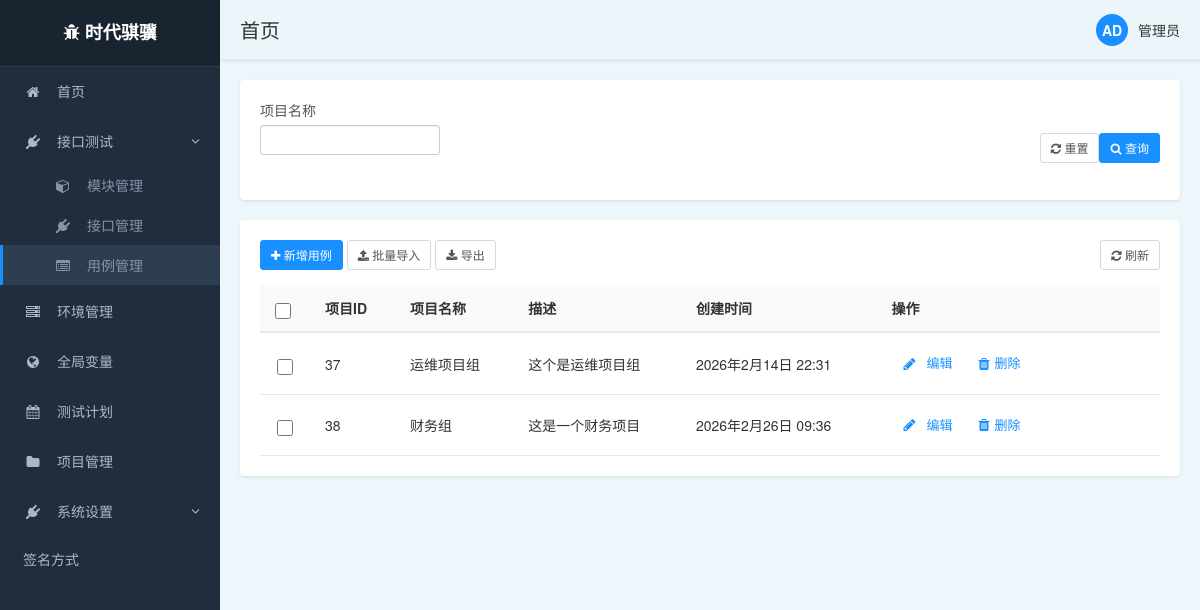
The app's page /front/project/list/ with its own data.
### front/models.py (models this page shows, shortened)
class project(models.Model):
    prj_id = models.AutoField(primary_key=True, null=False)
    prj_name = models.CharField(max_length=50)
    description = models.CharField(max_length=100)
    created_time = models.DateTimeField(auto_now_add=True)
    class Meta:
        db_table = 'project'  # 明确指定表名
        verbose_name = '项目表'

### front/views.py (the view)
# urls.py: path('project/list/', views.project_list,name='project_list'),
def project_list(request):
    if request.method == 'GET':
        data_dic = {}
        search_data = request.GET.get('q', '')
        if search_data:
            data_dic["mobile__contains"] = search_data
        querylist = models.project.objects.filter(**data_dic)
        return render(request, 'project/project_list.html', {"querylist": querylist})
    form = forms.projectModelForm(request.POST)
    if form.is_valid():
        form.save()
        return redirect('/front/project/list')

### templates/project/project_list.html (shortened to what this page needs)
{% extends "../base1.html" %}
{% block body %}
        <div class="filter-panel">
            <div class="filter-row">
                <div class="filter-item">
                    <label for="project">项目名称</label>
                    <input id="project" class="form-control input-sm">
                </div>
        </div>
            <div class="filter-actions">
                <button type="button" class="btn btn-default btn-sm btn-outline">
                    <i class="fa fa-refresh"></i> 重置
                </button>
                <button type="button" class="btn btn-primary btn-sm">
                    <i class="fa fa-search"></i> 查询
                </button>
            </div>
            </div>
        <div class="main-panel">
            <div class="table-actions">
            <div>
                <button type="button" class="btn btn-primary btn-sm" data-toggle="modal" data-target="#addItemModal">
                    <i class="fa fa-plus"></i> 新增用例
                </button>
                <button type="button" class="btn btn-default btn-sm btn-outline">
                    <i class="fa fa-upload"></i> 批量导入
                </button>
                <button type="button" class="btn btn-default btn-sm btn-outline">
                    <i class="fa fa-download"></i> 导出
                </button>
            </div>
            <div>
                <button type="button" class="btn btn-default btn-sm btn-outline">
                    <i class="fa fa-refresh"></i> 刷新
                </button>
            </div>
        </div>
            <div class="table-responsive">
            <table class="data-table">
                <thead>
                <tr>
                    <th class="select-column">
                        <input type="checkbox" id="select-all" class="select-checkbox">
                    </th>
                    <th>项目ID</th>
                    <th>项目名称</th>
                    <th>描述</th>
                    <th>创建时间</th>
                    <th>操作</th>
                </tr>
                </thead>
                <tbody>
                {% for project in querylist %}
                    <tr>
                        <td class="select-column">
                            <input type="checkbox" class="select-checkbox case-select" data-id="{{ project.prj_id }}">
                        </td>
                        <td>{{ project.prj_id }}</td>
                        <td>{{ project.prj_name }}</td>
                        <td>{{ project.description }}</td>
                        <td>{{ project.created_time }}</td>
                        <td>
                            <div class="action-box">
                               <div class="action-item">
                                   <i class="fa fa-pencil action-icon"></i>
                                   <button class="action-text" style="color: inherit; border: none;
                                   outline: none;background: transparent;" onclick="bindBtnEditEvent({{ project.prj_id }})">编辑</button>
                               </div>
                                <div class="action-item">
                                    <i class="fa fa-trash action-icon"></i>
                                    <a class="action-text" style="color: inherit;" href="/front/project/delete/{{ project.prj_id }}/">删除</a>
                                </div>
                            </div>
                        </td>
                    </tr>
                {% endfor %}
                </tbody>
            </table>
            </div>
{% endblock %}

### static/css/base1.css (style rules this page uses)
:root { --primary-color: #1890ff; --sidebar-bg: #1f2d3d; --sidebar-hover: #2c3e50; --header-bg: #f8f9fa; --card-bg: #ffffff; }
body { font-family: "Helvetica Neue", Helvetica, Arial, sans-serif; font-size: 14px; background-color: #f0f2f5; margin: 0; padding: 0; display: grid; grid-template-areas: "sidebar header" "sidebar main"; grid-template-columns: 220px 1fr; grid-template-rows: 60px 1fr; height: 100vh; overflow: hidden; }
.filter-panel { display:flex; background-color: var(--card-bg); padding: 20px; margin-bottom: 20px; border-radius: 4px; box-shadow: 0 1px 3px rgba(0, 0, 0, 0.1); justify-content: space-between; }
.filter-row { display: flex; flex-wrap: wrap; margin-bottom: 15px; }
.filter-item { margin-right: 15px; margin-bottom: 10px; min-width: 180px; }
.filter-item label { display: block; margin-bottom: 5px; font-weight: normal; color: #555; }
.filter-actions { display: flex; margin-top: 15px; align-items: center; }
.main-panel { background-color: var(--card-bg); padding: 20px; border-radius: 4px; box-shadow: 0 1px 3px rgba(0, 0, 0, 0.1); }
.table-responsive { border: none; }
.data-table { width: 100%; border-collapse: collapse; }
.data-table thead { background-color: #f8f9fa; }
.data-table th { padding: 12px 15px; text-align: left; border-bottom: 2px solid #e7eaec; font-weight: 600; color: #333; }
.data-table td { padding: 12px 15px; border-bottom: 1px solid #e7eaec; vertical-align: middle; }
.btn-primary { background-color: var(--primary-color); border-color: var(--primary-color); }
.btn-outline { background-color: transparent; border: 1px solid #d9d9d9; color: #555; }
.action-box { display: flex; align-items: center; padding: 8px 12px;   border-radius: 4px; min-width: 210px; }
.action-item { display: flex; align-items: center; margin-right: 20px; color: var(--primary-color); cursor: pointer; transition: color 0.2s; }
.action-item:last-child { margin-right: 0; }
.action-icon { margin-right: 5px; font-size: 14px; }
.action-text { font-size: 13px; }
.select-column { text-align: center; width: 50px; }
.select-checkbox { width: 16px; height: 16px; cursor: pointer; vertical-align: middle; }
.table-actions { display: flex; justify-content: space-between; align-items: center; margin-bottom: 15px; }

### records on screen
project: prj_id "37", prj_name "运维项目组", description "这个是运维项目组", created_time "2026年2月14日 22:31"
project: prj_id "38", prj_name "财务组", description "这是一个财务项目", created_time "2026年2月26日 09:36"
